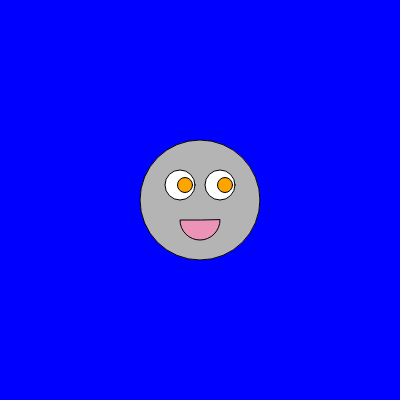
Frame 1 (no input)
Frame 60 (no input): identical to frame 1, image omitted
Frame 120 (the mouse pressed at the canvas centre since frame 60): identical to frame 1, image omitted

The p5.js sketch that drew this single still picture (run headless with seeded random() and noise() and a simulated clock; from frame 60 on, the mouse is pressed at the canvas centre):

// p5.js sketch
// ── sketch.js
function setup() {
    createCanvas(400, 400);
 
}

function draw() {
    background("blue");
    
    fill(180);
    circle(200,200,120)
    fill(255);
    circle(220, 185, 30);
    circle(180, 185, 30);
    fill('orange')
    circle(225, 185, 15);
    circle(185, 185, 15);
    fill(235, 148, 183)
    arc(200, 220, 40, 40, 0, PI, PIE);
}
